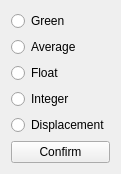
<?xml version="1.0" encoding="UTF-8"?>
<ui version="4.0">
 <class>ToGrayOptionWidget</class>
 <widget class="QWidget" name="ToGrayOptionWidget">
  <property name="geometry">
   <rect>
    <x>0</x>
    <y>0</y>
    <width>113</width>
    <height>156</height>
   </rect>
  </property>
  <property name="windowTitle">
   <string>Form</string>
  </property>
  <layout class="QVBoxLayout" name="verticalLayout">
   <item>
    <widget class="QRadioButton" name="greenButton">
     <property name="toolTip">
      <string>g
Worst effect, but fastest.</string>
     </property>
     <property name="text">
      <string>Green</string>
     </property>
    </widget>
   </item>
   <item>
    <widget class="QRadioButton" name="averageButton">
     <property name="toolTip">
      <string>(b + g + r) / 3
Poor effect, but fast.</string>
     </property>
     <property name="text">
      <string>Average</string>
     </property>
    </widget>
   </item>
   <item>
    <widget class="QRadioButton" name="floatButton">
     <property name="toolTip">
      <string>0.11 * b + 0.59 * g + 0.3 * r
Best effect, but slowest.</string>
     </property>
     <property name="text">
      <string>Float</string>
     </property>
    </widget>
   </item>
   <item>
    <widget class="QRadioButton" name="integerButton">
     <property name="toolTip">
      <string>(11 * b + 59 * g + 30 * r) / 100
Similar effect to Float, a little faster.</string>
     </property>
     <property name="text">
      <string>Integer</string>
     </property>
    </widget>
   </item>
   <item>
    <widget class="QRadioButton" name="displacementButton">
     <property name="toolTip">
      <string>(77 * b + 151 * g + 28 * r) &gt;&gt; 8
Similar effect to Integer, a little faster.</string>
     </property>
     <property name="text">
      <string>Displacement</string>
     </property>
    </widget>
   </item>
   <item>
    <widget class="QPushButton" name="confirmButton">
     <property name="text">
      <string>Confirm</string>
     </property>
    </widget>
   </item>
  </layout>
 </widget>
 <resources/>
 <connections/>
</ui>
